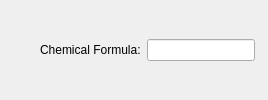
           <widget class="QWidget" name="page">
            <layout class="QHBoxLayout" name="horizontalLayout_9">
             <property name="leftMargin">
              <number>0</number>
             </property>
             <property name="topMargin">
              <number>0</number>
             </property>
             <property name="rightMargin">
              <number>0</number>
             </property>
             <property name="bottomMargin">
              <number>0</number>
             </property>
             <item>
              <spacer name="horizontalSpacer_5">
               <property name="orientation">
                <enum>Qt::Horizontal</enum>
               </property>
               <property name="sizeHint" stdset="0">
                <size>
                 <width>40</width>
                 <height>20</height>
                </size>
               </property>
              </spacer>
             </item>
             <item>
              <widget class="QLabel" name="lbSampleChemicalFormula">
               <property name="text">
                <string>Chemical Formula:</string>
               </property>
              </widget>
             </item>
             <item>
              <widget class="QLineEdit" name="leSampleChemicalFormula">
               <property name="sizePolicy">
                <sizepolicy hsizetype="Preferred" vsizetype="Fixed">
                 <horstretch>0</horstretch>
                 <verstretch>0</verstretch>
                </sizepolicy>
               </property>
               <property name="text">
                <string/>
               </property>
              </widget>
             </item>
             <item>
              <widget class="QLabel" name="valSampleChemicalFormula">
               <property name="sizePolicy">
                <sizepolicy hsizetype="Fixed" vsizetype="Preferred">
                 <horstretch>0</horstretch>
                 <verstretch>0</verstretch>
                </sizepolicy>
               </property>
               <property name="text">
                <string/>
               </property>
              </widget>
             </item>
            </layout>
           </widget>
